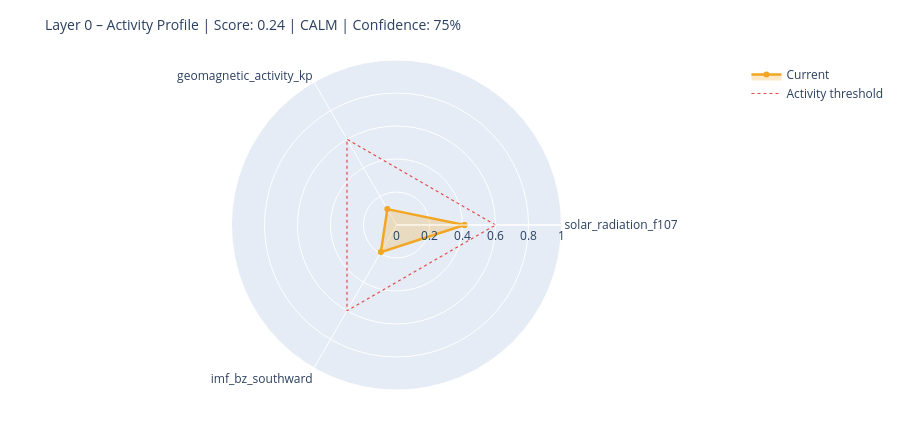

Source (notebook cell):
### Markdown cell above
---
## 6. State Assessment & Handoff to Layer 1

### Code cell
# ============================================================
# STEP 1 – Collect raw values with source modes
# Mode: 'primary' | 'fallback_3h' | 'last_valid' | 'missing'
# ============================================================

def safe_last(df, col):
    if df is None or col not in df.columns: return None
    s = df[col].dropna()
    return float(s.iloc[-1]) if not s.empty else None

f107_now = safe_last(df_f107, 'f10.7')
bz_now   = safe_last(df_mag,  'bz_gsm')
kp_now   = safe_last(df_kp,   'kp')
sw_now   = safe_last(df_sw,   'speed')

source_modes = {
    'F10.7':    'primary'  if f107_now is not None else 'missing',
    'Kp':       'primary'  if kp_now   is not None else 'missing',
    'IMF_Bz':   'primary'  if bz_now   is not None else 'missing',
    'SW_speed': 'primary'  if sw_now   is not None else 'missing',
}

# Kp Fallback – 3h endpoint
if kp_now is None:
    try:
        r = requests.get(
            'https://services.swpc.noaa.gov/json/noaa-planetary-k-index.json',
            timeout=10)
        r.raise_for_status()
        fb = pd.DataFrame(r.json())
        tc = next((c for c in fb.columns if 'time' in c.lower()), fb.columns[0])
        kc = next((c for c in fb.columns if 'kp' in c.lower() and c != tc), None)
        if kc:
            fb[kc] = fb[kc].astype(str).str.extract(r'([0-9]+(?:\.[0-9]*)?)')[0]
            fb[kc] = pd.to_numeric(fb[kc], errors='coerce')
            fb = fb[fb[kc] >= 0].dropna(subset=[kc])
            if not fb.empty:
                kp_now = float(fb[kc].iloc[-1])
                source_modes['Kp'] = 'fallback_3h'
                print(f'  Kp fallback (3h): {kp_now:.1f}')
    except Exception as e:
        print(f'  Kp fallback failed: {e}')

# Solar Wind Fallback – last valid value
if sw_now is None and df_sw is not None and 'speed' in df_sw.columns:
    s = df_sw['speed'].dropna()
    if not s.empty:
        sw_now = float(s.iloc[-1])
        source_modes['SW_speed'] = 'last_valid'
        print(f'  SW fallback (last_valid): {sw_now:.0f} km/s')

print()
print('Source modes:', source_modes)

# ============================================================
# STEP 2 – Score from available components only
# ============================================================

def norm(v, lo, hi):
    if v is None: return None
    return max(0.0, min(1.0, (v - lo) / (hi - lo)))

COMPONENTS = {
    'solar_radiation_f107':    (f107_now, norm(f107_now, 60, 250)),
    'geomagnetic_activity_kp': (kp_now,   norm(kp_now,   0,   9)),
    'imf_bz_southward':        (bz_now,   norm(-(bz_now or 0) if bz_now else None, -5, 30)
                                           if bz_now is not None else None),
    'solar_wind_speed':        (sw_now,   norm(sw_now, 300, 800)),
}

available   = {k: v[1] for k, v in COMPONENTS.items() if v[1] is not None}
unavailable = [k for k, v in COMPONENTS.items() if v[1] is None]

layer0_score = round(sum(available.values()) / len(available), 4) if available else None
confidence   = round(len(available) / len(COMPONENTS), 2)

level = ('unknown'  if layer0_score is None
         else 'calm'     if layer0_score < 0.3
         else 'moderate' if layer0_score < 0.6
         else 'active')

# ============================================================
# STEP 3 – Dominant Driver
# ============================================================

def dominant_driver(kp, f107, bz, sw):
    candidates = []
    if kp   is not None and kp   >= 4:   candidates.append(('geomagnetic',    kp / 9))
    if sw   is not None and sw   >= 500:  candidates.append(('solar_wind',     sw / 800))
    if bz   is not None and bz   <= -5:   candidates.append(('imf_southward',  abs(bz) / 30))
    if f107 is not None and f107 >= 150:  candidates.append(('solar_radiation',f107 / 250))
    return max(candidates, key=lambda x: x[1])[0] if candidates else 'none'

driver = dominant_driver(kp_now, f107_now, bz_now, sw_now)

# ============================================================
# STEP 4 – Downstream expectations
# ============================================================

def downstream_expectation(driver, score, kp, bz, f107):
    exp = {
        'magnetosphere':        'calm',
        'ionosphere':           'calm',
        'schumann_resonance':   'unchanged',
        'lithosphere_currents': 'low',
    }
    if driver == 'geomagnetic' or (kp and kp >= 5):
        exp['magnetosphere']        = 'compressed / storm'
        exp['ionosphere']           = 'elevated disturbance (TEC variability)'
        exp['schumann_resonance']   = 'elevated amplitude possible'
        exp['lithosphere_currents'] = 'elevated induction currents'
    elif driver == 'imf_southward' or (bz and bz <= -5):
        exp['magnetosphere']        = 'energy coupling active'
        exp['ionosphere']           = 'elevated electron density possible'
        exp['schumann_resonance']   = 'slight modulation possible'
    elif driver == 'solar_radiation' or (f107 and f107 >= 150):
        exp['ionosphere']           = 'elevated ionization (F-layer)'
        exp['schumann_resonance']   = 'slightly elevated background activity'
    return exp

downstream = downstream_expectation(driver, layer0_score, kp_now, bz_now, f107_now)

# ============================================================
# CONSOLE OUTPUT
# ============================================================

W = 58
print('=' * W)
print('LAYER 0 – STATE ASSESSMENT')
print('=' * W)
for name, (raw_v, score_v) in COMPONENTS.items():
    if score_v is not None:
        bar = '█' * int(score_v * 20) + '░' * (20 - int(score_v * 20))
        print(f'  {name:<35}  {bar}  {score_v:.2f}')
    else:
        print(f'  {name:<35}  {"─" * 20}  n/a')
print('-' * W)
print(f'  Score ({len(available)}/{len(COMPONENTS)} components):  {layer0_score:.3f}')
print(f'  Confidence:         {confidence:.0%}')
print(f'  Level:              {level.upper()}')
print(f'  Dominant Driver:    {driver}')

# Radar chart
cats = list(available.keys())
vals = list(available.values())
if len(cats) >= 3:
    fig = go.Figure()
    fig.add_trace(go.Scatterpolar(
        r=vals + [vals[0]], theta=cats + [cats[0]],
        fill='toself', fillcolor='rgba(242,166,35,0.25)',
        line=dict(color='#F2A623', width=2.5), name='Current'
    ))
    fig.add_trace(go.Scatterpolar(
        r=[0.6] * (len(cats) + 1), theta=cats + [cats[0]],
        line=dict(color='#E24B4A', dash='dot', width=1.2),
        mode='lines', name='Activity threshold'
    ))
    fig.update_layout(
        title=dict(text=f'Layer 0 – Activity Profile | Score: {layer0_score:.2f} | {level.upper()} | Confidence: {confidence:.0%}',
                   font=dict(size=14)),
        polar=dict(radialaxis=dict(visible=True, range=[0, 1])),
        height=430, showlegend=True,
        margin=dict(l=60, r=60, t=60, b=40)
    )
    fig.show()

### Figure 1 — Plotly figure (JSON) as saved in the notebook; plotly's stock layout.template omitted (floating-point values rounded to 4 significant figures)
{"data": [{"fill": "toself", "fillcolor": "rgba(242,166,35,0.25)", "line": {"color": "#F2A623", "width": 2.5}, "name": "Current", "r": [0.4116, 0.1111, 0.1897, 0.4116], "theta": ["solar_radiation_f107", "geomagnetic_activity_kp", "imf_bz_southward", "solar_radiation_f107"], "type": "scatterpolar"}, {"line": {"color": "#E24B4A", "dash": "dot", "width": 1.2}, "mode": "lines", "name": "Activity threshold", "r": [0.6, 0.6, 0.6, 0.6], "theta": ["solar_radiation_f107", "geomagnetic_activity_kp", "imf_bz_southward", "solar_radiation_f107"], "type": "scatterpolar"}], "layout": {"height": 430, "margin": {"b": 40, "l": 60, "r": 60, "t": 60}, "polar": {"radialaxis": {"range": [0, 1], "visible": true}}, "showlegend": true, "title": {"font": {"size": 14}, "text": "Layer 0 – Activity Profile | Score: 0.24 | CALM | Confidence: 75%"}}}
